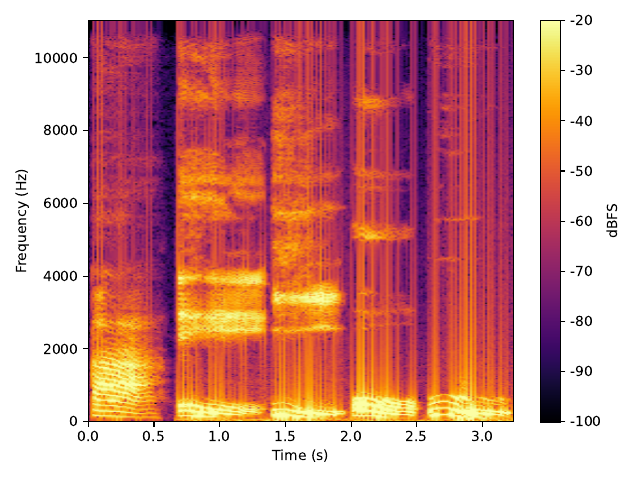

Recreate this plot in Python.
import librosa
import numpy as np
import matplotlib.pyplot as plt

TARGET_SR = 22050
src = "src/04/vowels.wav"

sig, sr = librosa.load(src, sr=TARGET_SR, mono=True)

N = len(sig)
FRAME_SIZE = int(N * 0.01)
HOP_SIZE = max(1, int(FRAME_SIZE * 0.5))

spectrogram = []

for idx in range(0, N - FRAME_SIZE, HOP_SIZE):
    frame = sig[idx : idx + FRAME_SIZE]
    fft = np.fft.rfft(frame)

    spectrogram.append(np.abs(fft))

spectrogram = np.array(spectrogram).T
spectrogram_db = 20 * np.log10(spectrogram + 1e-9)
dbfs = spectrogram_db - np.max(spectrogram_db)

plt.imshow(
    dbfs,
    aspect="auto",
    origin="lower",
    cmap="inferno",
    extent=(0, N / TARGET_SR, 0, TARGET_SR / 2),
    vmax=-20,
    vmin=-100,
)
plt.xlabel("Time (s)")
plt.ylabel("Frequency (Hz)")

cbar = plt.colorbar(format="%+2.0f")
cbar.set_label("dBFS")

plt.tight_layout()
plt.savefig("src/04/06.pdf", format="pdf")
plt.show()
